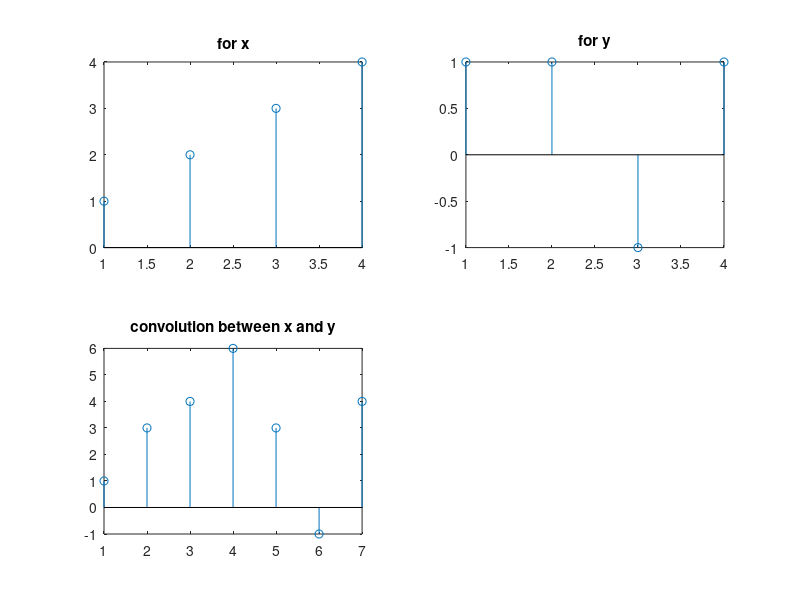

The MATLAB source for this figure:
x = [1,2,3,4];
h = [1,1,-1,1];

y = conv(x,h);

subplot(2,2,1);
stem(x);
title('for x');


subplot(2,2,2);
stem(h);
title('for y');

subplot(2,2,3);
stem(y);
title('convolution between x and y');

